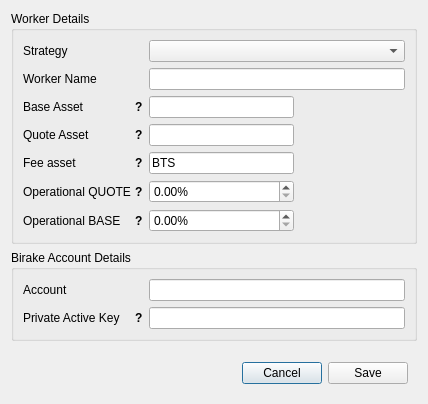
<?xml version="1.0" encoding="UTF-8"?>
<ui version="4.0">
 <class>Dialog</class>
 <widget class="QDialog" name="Dialog">
  <property name="geometry">
   <rect>
    <x>0</x>
    <y>0</y>
    <width>428</width>
    <height>388</height>
   </rect>
  </property>
  <property name="windowTitle">
   <string>DEXBot - Create Worker</string>
  </property>
  <property name="styleSheet">
   <string notr="true"/>
  </property>
  <property name="modal">
   <bool>true</bool>
  </property>
  <layout class="QGridLayout" name="gridLayout">
   <item row="4" column="0">
    <widget class="QWidget" name="widget" native="true">
     <property name="sizePolicy">
      <sizepolicy hsizetype="Preferred" vsizetype="Fixed">
       <horstretch>0</horstretch>
       <verstretch>0</verstretch>
      </sizepolicy>
     </property>
     <layout class="QHBoxLayout" name="horizontalLayout_2">
      <item>
       <spacer name="horizontalSpacer">
        <property name="orientation">
         <enum>Qt::Horizontal</enum>
        </property>
        <property name="sizeHint" stdset="0">
         <size>
          <width>179</width>
          <height>20</height>
         </size>
        </property>
       </spacer>
      </item>
      <item>
       <widget class="QPushButton" name="cancel_button">
        <property name="sizePolicy">
         <sizepolicy hsizetype="Fixed" vsizetype="Fixed">
          <horstretch>0</horstretch>
          <verstretch>0</verstretch>
         </sizepolicy>
        </property>
        <property name="cursor">
         <cursorShape>PointingHandCursor</cursorShape>
        </property>
        <property name="text">
         <string>Cancel</string>
        </property>
       </widget>
      </item>
      <item>
       <widget class="QPushButton" name="save_button">
        <property name="sizePolicy">
         <sizepolicy hsizetype="Fixed" vsizetype="Fixed">
          <horstretch>0</horstretch>
          <verstretch>0</verstretch>
         </sizepolicy>
        </property>
        <property name="cursor">
         <cursorShape>PointingHandCursor</cursorShape>
        </property>
        <property name="text">
         <string>Save</string>
        </property>
       </widget>
      </item>
     </layout>
    </widget>
   </item>
   <item row="3" column="0">
    <spacer name="verticalSpacer">
     <property name="orientation">
      <enum>Qt::Vertical</enum>
     </property>
     <property name="sizeHint" stdset="0">
      <size>
       <width>20</width>
       <height>40</height>
      </size>
     </property>
    </spacer>
   </item>
   <item row="1" column="0">
    <widget class="QGroupBox" name="groupBox_2">
     <property name="title">
      <string>Birake Account Details</string>
     </property>
     <layout class="QFormLayout" name="formLayout_2">
      <property name="rowWrapPolicy">
       <enum>QFormLayout::WrapLongRows</enum>
      </property>
      <item row="0" column="0">
       <widget class="QLabel" name="account_label">
        <property name="sizePolicy">
         <sizepolicy hsizetype="Fixed" vsizetype="Preferred">
          <horstretch>0</horstretch>
          <verstretch>0</verstretch>
         </sizepolicy>
        </property>
        <property name="minimumSize">
         <size>
          <width>120</width>
          <height>0</height>
         </size>
        </property>
        <property name="maximumSize">
         <size>
          <width>120</width>
          <height>16777215</height>
         </size>
        </property>
        <property name="text">
         <string>Account</string>
        </property>
        <property name="buddy">
         <cstring>account_input</cstring>
        </property>
       </widget>
      </item>
      <item row="0" column="1">
       <widget class="QLineEdit" name="account_input"/>
      </item>
      <item row="1" column="0">
       <widget class="QWidget" name="private_key_wrap" native="true">
        <property name="sizePolicy">
         <sizepolicy hsizetype="Fixed" vsizetype="Preferred">
          <horstretch>0</horstretch>
          <verstretch>0</verstretch>
         </sizepolicy>
        </property>
        <property name="minimumSize">
         <size>
          <width>120</width>
          <height>0</height>
         </size>
        </property>
        <property name="maximumSize">
         <size>
          <width>120</width>
          <height>16777215</height>
         </size>
        </property>
        <layout class="QHBoxLayout" name="horizontalLayout_4">
         <property name="spacing">
          <number>0</number>
         </property>
         <property name="leftMargin">
          <number>0</number>
         </property>
         <property name="topMargin">
          <number>0</number>
         </property>
         <property name="rightMargin">
          <number>0</number>
         </property>
         <property name="bottomMargin">
          <number>0</number>
         </property>
         <item>
          <widget class="QLabel" name="private_key_label">
           <property name="minimumSize">
            <size>
             <width>0</width>
             <height>0</height>
            </size>
           </property>
           <property name="maximumSize">
            <size>
             <width>16777215</width>
             <height>16777215</height>
            </size>
           </property>
           <property name="text">
            <string>Private Active Key</string>
           </property>
           <property name="wordWrap">
            <bool>true</bool>
           </property>
           <property name="buddy">
            <cstring>quote_asset_input</cstring>
           </property>
          </widget>
         </item>
         <item>
          <widget class="QLabel" name="private_key_tooltip">
           <property name="sizePolicy">
            <sizepolicy hsizetype="Fixed" vsizetype="Preferred">
             <horstretch>0</horstretch>
             <verstretch>0</verstretch>
            </sizepolicy>
           </property>
           <property name="font">
            <font>
             <weight>75</weight>
             <bold>true</bold>
            </font>
           </property>
           <property name="cursor">
            <cursorShape>WhatsThisCursor</cursorShape>
           </property>
           <property name="toolTip">
            <string>&lt;html&gt;&lt;head/&gt;&lt;body&gt;&lt;p&gt;Active private key of the account in WIF format.&lt;/p&gt;&lt;p&gt;This field is optional if it was previously saved.&lt;/p&gt;&lt;/body&gt;&lt;/html&gt;</string>
           </property>
           <property name="text">
            <string>?</string>
           </property>
           <property name="margin">
            <number>5</number>
           </property>
          </widget>
         </item>
        </layout>
       </widget>
      </item>
      <item row="1" column="1">
       <widget class="QLineEdit" name="private_key_input">
        <property name="sizePolicy">
         <sizepolicy hsizetype="Preferred" vsizetype="Fixed">
          <horstretch>0</horstretch>
          <verstretch>0</verstretch>
         </sizepolicy>
        </property>
        <property name="echoMode">
         <enum>QLineEdit::Password</enum>
        </property>
        <property name="clearButtonEnabled">
         <bool>false</bool>
        </property>
       </widget>
      </item>
     </layout>
    </widget>
   </item>
   <item row="0" column="0">
    <widget class="QGroupBox" name="groupBox">
     <property name="title">
      <string>Worker Details</string>
     </property>
     <layout class="QFormLayout" name="formLayout_3">
      <item row="0" column="0">
       <widget class="QLabel" name="strategy_label">
        <property name="minimumSize">
         <size>
          <width>120</width>
          <height>0</height>
         </size>
        </property>
        <property name="maximumSize">
         <size>
          <width>120</width>
          <height>16777215</height>
         </size>
        </property>
        <property name="text">
         <string>Strategy</string>
        </property>
        <property name="buddy">
         <cstring>strategy_input</cstring>
        </property>
       </widget>
      </item>
      <item row="0" column="1">
       <widget class="QComboBox" name="strategy_input">
        <property name="currentIndex">
         <number>-1</number>
        </property>
       </widget>
      </item>
      <item row="1" column="0">
       <widget class="QLabel" name="worker_name_label">
        <property name="minimumSize">
         <size>
          <width>120</width>
          <height>0</height>
         </size>
        </property>
        <property name="maximumSize">
         <size>
          <width>120</width>
          <height>16777215</height>
         </size>
        </property>
        <property name="text">
         <string>Worker Name</string>
        </property>
        <property name="buddy">
         <cstring>worker_name_input</cstring>
        </property>
       </widget>
      </item>
      <item row="1" column="1">
       <widget class="QLineEdit" name="worker_name_input"/>
      </item>
      <item row="3" column="1">
       <widget class="QLineEdit" name="quote_asset_input">
        <property name="sizePolicy">
         <sizepolicy hsizetype="Fixed" vsizetype="Fixed">
          <horstretch>0</horstretch>
          <verstretch>0</verstretch>
         </sizepolicy>
        </property>
        <property name="minimumSize">
         <size>
          <width>145</width>
          <height>0</height>
         </size>
        </property>
        <property name="maximumSize">
         <size>
          <width>80</width>
          <height>16777215</height>
         </size>
        </property>
       </widget>
      </item>
      <item row="2" column="0">
       <widget class="QWidget" name="base_asset_wrap" native="true">
        <property name="sizePolicy">
         <sizepolicy hsizetype="Fixed" vsizetype="Preferred">
          <horstretch>0</horstretch>
          <verstretch>0</verstretch>
         </sizepolicy>
        </property>
        <property name="minimumSize">
         <size>
          <width>120</width>
          <height>0</height>
         </size>
        </property>
        <property name="maximumSize">
         <size>
          <width>120</width>
          <height>16777215</height>
         </size>
        </property>
        <layout class="QHBoxLayout" name="horizontalLayout">
         <property name="spacing">
          <number>0</number>
         </property>
         <property name="leftMargin">
          <number>0</number>
         </property>
         <property name="topMargin">
          <number>0</number>
         </property>
         <property name="rightMargin">
          <number>0</number>
         </property>
         <property name="bottomMargin">
          <number>0</number>
         </property>
         <item>
          <widget class="QLabel" name="base_asset_label">
           <property name="minimumSize">
            <size>
             <width>0</width>
             <height>0</height>
            </size>
           </property>
           <property name="maximumSize">
            <size>
             <width>16777215</width>
             <height>16777215</height>
            </size>
           </property>
           <property name="text">
            <string>Base Asset</string>
           </property>
          </widget>
         </item>
         <item>
          <widget class="QLabel" name="base_asset_tooltip">
           <property name="sizePolicy">
            <sizepolicy hsizetype="Fixed" vsizetype="Preferred">
             <horstretch>0</horstretch>
             <verstretch>0</verstretch>
            </sizepolicy>
           </property>
           <property name="font">
            <font>
             <weight>75</weight>
             <bold>true</bold>
            </font>
           </property>
           <property name="cursor">
            <cursorShape>WhatsThisCursor</cursorShape>
           </property>
           <property name="toolTip">
            <string>Asset to be used as unit of measure</string>
           </property>
           <property name="text">
            <string>?</string>
           </property>
           <property name="margin">
            <number>5</number>
           </property>
          </widget>
         </item>
        </layout>
       </widget>
      </item>
      <item row="3" column="0">
       <widget class="QWidget" name="quote_asset_wrap" native="true">
        <property name="sizePolicy">
         <sizepolicy hsizetype="Fixed" vsizetype="Preferred">
          <horstretch>0</horstretch>
          <verstretch>0</verstretch>
         </sizepolicy>
        </property>
        <property name="minimumSize">
         <size>
          <width>120</width>
          <height>0</height>
         </size>
        </property>
        <property name="maximumSize">
         <size>
          <width>120</width>
          <height>16777215</height>
         </size>
        </property>
        <layout class="QHBoxLayout" name="horizontalLayout_3">
         <property name="spacing">
          <number>0</number>
         </property>
         <property name="leftMargin">
          <number>0</number>
         </property>
         <property name="topMargin">
          <number>0</number>
         </property>
         <property name="rightMargin">
          <number>0</number>
         </property>
         <property name="bottomMargin">
          <number>0</number>
         </property>
         <item>
          <widget class="QLabel" name="quote_asset_label">
           <property name="minimumSize">
            <size>
             <width>0</width>
             <height>0</height>
            </size>
           </property>
           <property name="maximumSize">
            <size>
             <width>16777215</width>
             <height>16777215</height>
            </size>
           </property>
           <property name="text">
            <string>Quote Asset</string>
           </property>
           <property name="buddy">
            <cstring>quote_asset_input</cstring>
           </property>
          </widget>
         </item>
         <item>
          <widget class="QLabel" name="quote_asset_tooltip">
           <property name="sizePolicy">
            <sizepolicy hsizetype="Fixed" vsizetype="Preferred">
             <horstretch>0</horstretch>
             <verstretch>0</verstretch>
            </sizepolicy>
           </property>
           <property name="font">
            <font>
             <weight>75</weight>
             <bold>true</bold>
            </font>
           </property>
           <property name="cursor">
            <cursorShape>WhatsThisCursor</cursorShape>
           </property>
           <property name="toolTip">
            <string>Asset to be bought and sold</string>
           </property>
           <property name="text">
            <string>?</string>
           </property>
           <property name="margin">
            <number>5</number>
           </property>
          </widget>
         </item>
        </layout>
       </widget>
      </item>
      <item row="4" column="0">
       <widget class="QWidget" name="fee_asset_wrap" native="true">
        <property name="sizePolicy">
         <sizepolicy hsizetype="Fixed" vsizetype="Preferred">
          <horstretch>0</horstretch>
          <verstretch>0</verstretch>
         </sizepolicy>
        </property>
        <property name="minimumSize">
         <size>
          <width>120</width>
          <height>0</height>
         </size>
        </property>
        <property name="maximumSize">
         <size>
          <width>120</width>
          <height>16777215</height>
         </size>
        </property>
        <layout class="QHBoxLayout" name="horizontalLayout_5">
         <property name="spacing">
          <number>0</number>
         </property>
         <property name="leftMargin">
          <number>0</number>
         </property>
         <property name="topMargin">
          <number>0</number>
         </property>
         <property name="rightMargin">
          <number>0</number>
         </property>
         <property name="bottomMargin">
          <number>0</number>
         </property>
         <item>
          <widget class="QLabel" name="fee_asset_label">
           <property name="minimumSize">
            <size>
             <width>0</width>
             <height>0</height>
            </size>
           </property>
           <property name="maximumSize">
            <size>
             <width>16777215</width>
             <height>16777215</height>
            </size>
           </property>
           <property name="text">
            <string>Fee asset</string>
           </property>
           <property name="buddy">
            <cstring>quote_asset_input</cstring>
           </property>
          </widget>
         </item>
         <item>
          <widget class="QLabel" name="fee_asset_tooltip">
           <property name="sizePolicy">
            <sizepolicy hsizetype="Fixed" vsizetype="Preferred">
             <horstretch>0</horstretch>
             <verstretch>0</verstretch>
            </sizepolicy>
           </property>
           <property name="font">
            <font>
             <weight>75</weight>
             <bold>true</bold>
            </font>
           </property>
           <property name="cursor">
            <cursorShape>WhatsThisCursor</cursorShape>
           </property>
           <property name="toolTip">
            <string>Asset to be used to pay transaction fees</string>
           </property>
           <property name="text">
            <string>?</string>
           </property>
           <property name="margin">
            <number>5</number>
           </property>
          </widget>
         </item>
        </layout>
       </widget>
      </item>
      <item row="4" column="1">
       <widget class="QLineEdit" name="fee_asset_input">
        <property name="sizePolicy">
         <sizepolicy hsizetype="Fixed" vsizetype="Fixed">
          <horstretch>0</horstretch>
          <verstretch>0</verstretch>
         </sizepolicy>
        </property>
        <property name="minimumSize">
         <size>
          <width>145</width>
          <height>0</height>
         </size>
        </property>
        <property name="maximumSize">
         <size>
          <width>80</width>
          <height>16777215</height>
         </size>
        </property>
        <property name="text">
         <string>BTS</string>
        </property>
       </widget>
      </item>
      <item row="2" column="1">
       <widget class="QLineEdit" name="base_asset_input">
        <property name="sizePolicy">
         <sizepolicy hsizetype="Fixed" vsizetype="Fixed">
          <horstretch>0</horstretch>
          <verstretch>0</verstretch>
         </sizepolicy>
        </property>
        <property name="minimumSize">
         <size>
          <width>145</width>
          <height>0</height>
         </size>
        </property>
        <property name="maximumSize">
         <size>
          <width>80</width>
          <height>16777215</height>
         </size>
        </property>
       </widget>
      </item>
      <item row="5" column="0">
       <widget class="QWidget" name="operational_quote_wrap" native="true">
        <property name="sizePolicy">
         <sizepolicy hsizetype="Fixed" vsizetype="Preferred">
          <horstretch>0</horstretch>
          <verstretch>0</verstretch>
         </sizepolicy>
        </property>
        <property name="minimumSize">
         <size>
          <width>120</width>
          <height>0</height>
         </size>
        </property>
        <property name="maximumSize">
         <size>
          <width>120</width>
          <height>16777215</height>
         </size>
        </property>
        <layout class="QHBoxLayout" name="horizontalLayout_6">
         <property name="spacing">
          <number>0</number>
         </property>
         <property name="leftMargin">
          <number>0</number>
         </property>
         <property name="topMargin">
          <number>0</number>
         </property>
         <property name="rightMargin">
          <number>0</number>
         </property>
         <property name="bottomMargin">
          <number>0</number>
         </property>
         <item>
          <widget class="QLabel" name="operational_quote_label">
           <property name="minimumSize">
            <size>
             <width>0</width>
             <height>0</height>
            </size>
           </property>
           <property name="maximumSize">
            <size>
             <width>16777215</width>
             <height>16777215</height>
            </size>
           </property>
           <property name="text">
            <string>Operational QUOTE</string>
           </property>
           <property name="buddy">
            <cstring>quote_asset_input</cstring>
           </property>
          </widget>
         </item>
         <item>
          <widget class="QLabel" name="operational_quote_tooltip">
           <property name="sizePolicy">
            <sizepolicy hsizetype="Fixed" vsizetype="Preferred">
             <horstretch>0</horstretch>
             <verstretch>0</verstretch>
            </sizepolicy>
           </property>
           <property name="font">
            <font>
             <weight>75</weight>
             <bold>true</bold>
            </font>
           </property>
           <property name="cursor">
            <cursorShape>WhatsThisCursor</cursorShape>
           </property>
           <property name="toolTip">
            <string>Max % of QUOTE asset available to this worker, 0 - auto</string>
           </property>
           <property name="text">
            <string>?</string>
           </property>
           <property name="margin">
            <number>5</number>
           </property>
          </widget>
         </item>
        </layout>
       </widget>
      </item>
      <item row="6" column="0">
       <widget class="QWidget" name="operational_base_wrap" native="true">
        <property name="sizePolicy">
         <sizepolicy hsizetype="Fixed" vsizetype="Preferred">
          <horstretch>0</horstretch>
          <verstretch>0</verstretch>
         </sizepolicy>
        </property>
        <property name="minimumSize">
         <size>
          <width>120</width>
          <height>0</height>
         </size>
        </property>
        <property name="maximumSize">
         <size>
          <width>120</width>
          <height>16777215</height>
         </size>
        </property>
        <layout class="QHBoxLayout" name="horizontalLayout_7">
         <property name="spacing">
          <number>0</number>
         </property>
         <property name="leftMargin">
          <number>0</number>
         </property>
         <property name="topMargin">
          <number>0</number>
         </property>
         <property name="rightMargin">
          <number>0</number>
         </property>
         <property name="bottomMargin">
          <number>0</number>
         </property>
         <item>
          <widget class="QLabel" name="operational_base_label">
           <property name="minimumSize">
            <size>
             <width>0</width>
             <height>0</height>
            </size>
           </property>
           <property name="maximumSize">
            <size>
             <width>16777215</width>
             <height>16777215</height>
            </size>
           </property>
           <property name="text">
            <string>Operational BASE</string>
           </property>
           <property name="buddy">
            <cstring>quote_asset_input</cstring>
           </property>
          </widget>
         </item>
         <item>
          <widget class="QLabel" name="operational_base_tooltip">
           <property name="sizePolicy">
            <sizepolicy hsizetype="Fixed" vsizetype="Preferred">
             <horstretch>0</horstretch>
             <verstretch>0</verstretch>
            </sizepolicy>
           </property>
           <property name="font">
            <font>
             <weight>75</weight>
             <bold>true</bold>
            </font>
           </property>
           <property name="cursor">
            <cursorShape>WhatsThisCursor</cursorShape>
           </property>
           <property name="toolTip">
            <string>Max % of BASE asset available to this worker, 0 - auto</string>
           </property>
           <property name="text">
            <string>?</string>
           </property>
           <property name="margin">
            <number>5</number>
           </property>
          </widget>
         </item>
        </layout>
       </widget>
      </item>
      <item row="5" column="1">
       <widget class="QDoubleSpinBox" name="operational_percent_quote_input">
        <property name="minimumSize">
         <size>
          <width>145</width>
          <height>0</height>
         </size>
        </property>
        <property name="maximumSize">
         <size>
          <width>80</width>
          <height>16777215</height>
         </size>
        </property>
        <property name="cursor">
         <cursorShape>ArrowCursor</cursorShape>
        </property>
        <property name="mouseTracking">
         <bool>true</bool>
        </property>
        <property name="focusPolicy">
         <enum>Qt::WheelFocus</enum>
        </property>
        <property name="prefix">
         <string/>
        </property>
        <property name="suffix">
         <string>%</string>
        </property>
        <property name="maximum">
         <double>100.000000000000000</double>
        </property>
        <property name="singleStep">
         <double>1.000000000000000</double>
        </property>
       </widget>
      </item>
      <item row="6" column="1">
       <widget class="QDoubleSpinBox" name="operational_percent_base_input">
        <property name="minimumSize">
         <size>
          <width>145</width>
          <height>0</height>
         </size>
        </property>
        <property name="maximumSize">
         <size>
          <width>80</width>
          <height>16777215</height>
         </size>
        </property>
        <property name="cursor">
         <cursorShape>ArrowCursor</cursorShape>
        </property>
        <property name="mouseTracking">
         <bool>true</bool>
        </property>
        <property name="focusPolicy">
         <enum>Qt::WheelFocus</enum>
        </property>
        <property name="prefix">
         <string/>
        </property>
        <property name="suffix">
         <string>%</string>
        </property>
        <property name="maximum">
         <double>100.000000000000000</double>
        </property>
        <property name="singleStep">
         <double>1.000000000000000</double>
        </property>
       </widget>
      </item>
     </layout>
    </widget>
   </item>
   <item row="2" column="0">
    <widget class="QWidget" name="widget_2" native="true">
     <layout class="QVBoxLayout" name="strategy_container">
      <property name="leftMargin">
       <number>0</number>
      </property>
      <property name="topMargin">
       <number>0</number>
      </property>
      <property name="rightMargin">
       <number>0</number>
      </property>
      <property name="bottomMargin">
       <number>0</number>
      </property>
     </layout>
    </widget>
   </item>
  </layout>
 </widget>
 <tabstops>
  <tabstop>strategy_input</tabstop>
  <tabstop>worker_name_input</tabstop>
  <tabstop>base_asset_input</tabstop>
  <tabstop>quote_asset_input</tabstop>
  <tabstop>fee_asset_input</tabstop>
  <tabstop>account_input</tabstop>
  <tabstop>private_key_input</tabstop>
  <tabstop>save_button</tabstop>
  <tabstop>cancel_button</tabstop>
 </tabstops>
 <resources/>
 <connections/>
</ui>
